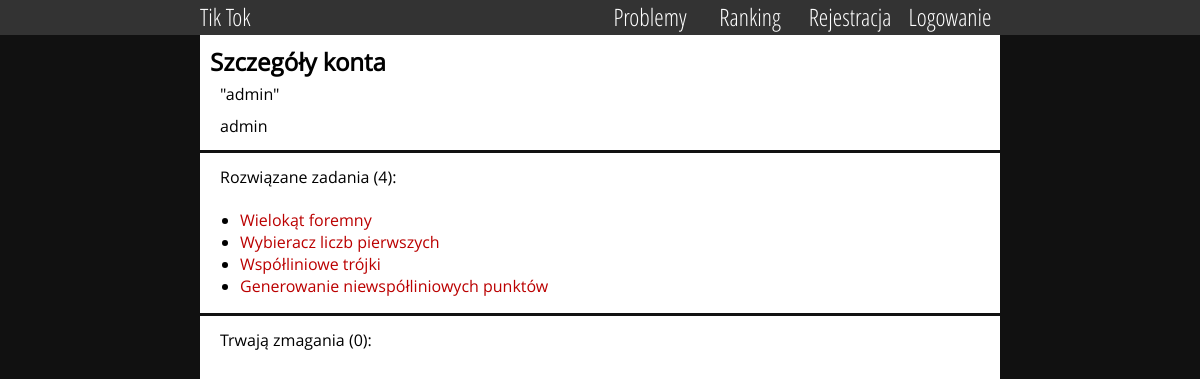
The page /user/13/detail on the database its author committed.
### user/models.py (models this page shows, shortened)
class MyUser(models.Model):
	user = models.OneToOneField(User, primary_key=True)
	motto = models.CharField(max_length=140, blank = True)
	accomplishments = models.IntegerField(default=0)

### problems/models.py (models this page shows, shortened)
class Problem(models.Model):
	name = models.CharField(default='', max_length=255)
	user = models.ForeignKey(User, default=1, null=True)
	pdf_file_link = models.CharField(default='', max_length=255)
	pub_date = models.DateTimeField('date published')
	users_total = models.IntegerField(default=0)
	users_did = models.IntegerField(default=0)

### user/views.py (the view)
# urls.py: url(r'^(?P<problem_id>[0-9]+)/$', views.detail, name='detail'),
def detail(request, user_id):
	try:
		user = User.objects.get(id=user_id)
	except User.DoesNotExist:
		return HttpResponse("Błąd")
	my_user = MyUser.objects.get(user=user)
	submits_accomplishments = Submit.objects.filter(accomplishment=True, user=user)
	seen = set()
	seen_add = seen.add
	problems_accomplishments = [x.problem for x in submits_accomplishments if not (x.problem in seen or seen_add(x.problem))]
	submits_total = Submit.objects.filter(user=user)
	seen2 = set()
	seen2_add = seen2.add
	problems_tried = [x.problem for x in submits_total if not (x.problem in problems_accomplishments or x.problem in seen2 or seen2_add(x.problem))]
	context = {'c_user': user, 'my_user': my_user, 'problems_accomplishments': problems_accomplishments, 'problems_tried': problems_tried}
	return render(request, 'user/detail.html', context)

### user/templates/user/detail.html (shortened to what this page needs)
{% extends 'base.html' %}
{% block header %}Szczegóły konta{% endblock %}
{% block content %}
<p>
    {{c_user.first_name}} "{{c_user.username}}" {{c_user.last_name}}
</p>
<p>
    {{my_user.motto}}
</p>
<hr />
<p>
Rozwiązane zadania ({{ problems_accomplishments|length }}):
</p>
<ul>
{% for problem in problems_accomplishments %}
    <li><a href="{% url 'problems:detail' problem.id %}">{{ problem.name }} </a></li>
{% endfor %}
</ul>
<hr />
<p>
Trwają zmagania ({{ problems_tried|length }}):
</p>
{% endblock %}

### static/css/style.css (style rules this page uses)
html { overflow-y:scroll; }
html, body { margin: 0; padding: 0; height: 100%; min-height: 100%; }
a { text-decoration: none; color: #B00; }
#contentPage p { margin: 0; padding-left: 20px; padding-right: 20px; padding-top: 5px; padding-bottom:5px; }
#contentPage hr { height:3px; border:none; color:#111; background-color:#111; }

### rows shown on the page
MyUser: motto "admin"
Problem: name "Wielokąt foremny"
Problem: name "Wybieracz liczb pierwszych"
Problem: name "Współliniowe trójki"
Problem: name "Generowanie niewspółliniowych punktów"

### other values the page prints
{{ c_user.username }} "admin"
{{ problems_accomplishments|length }} "4"
{{ problems_tried|length }} "0"
